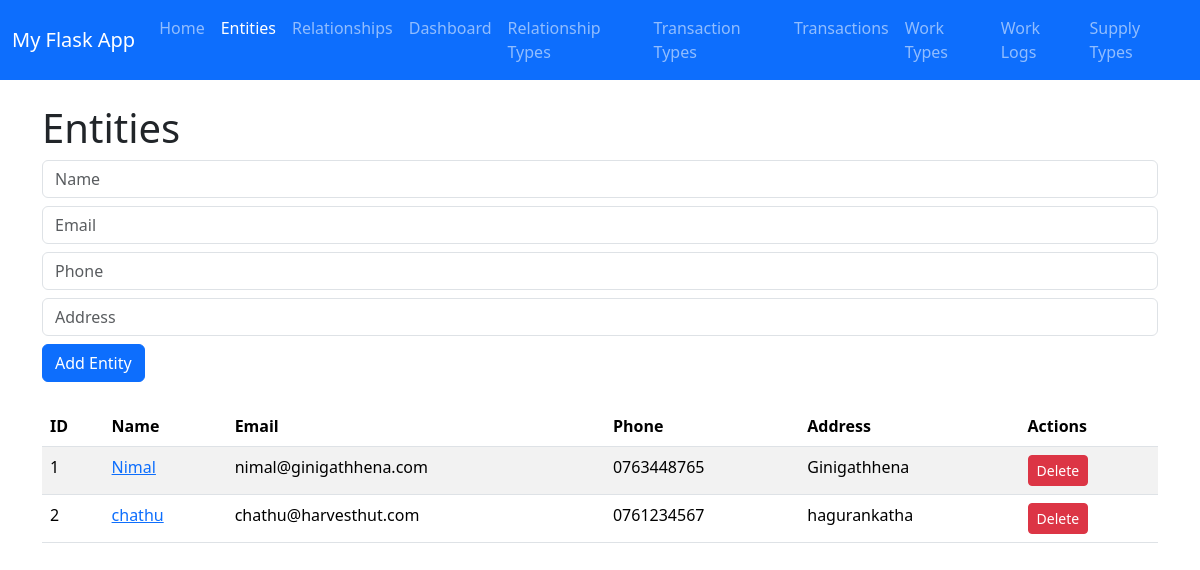
/entities, run on an earlier commit of the app's database.
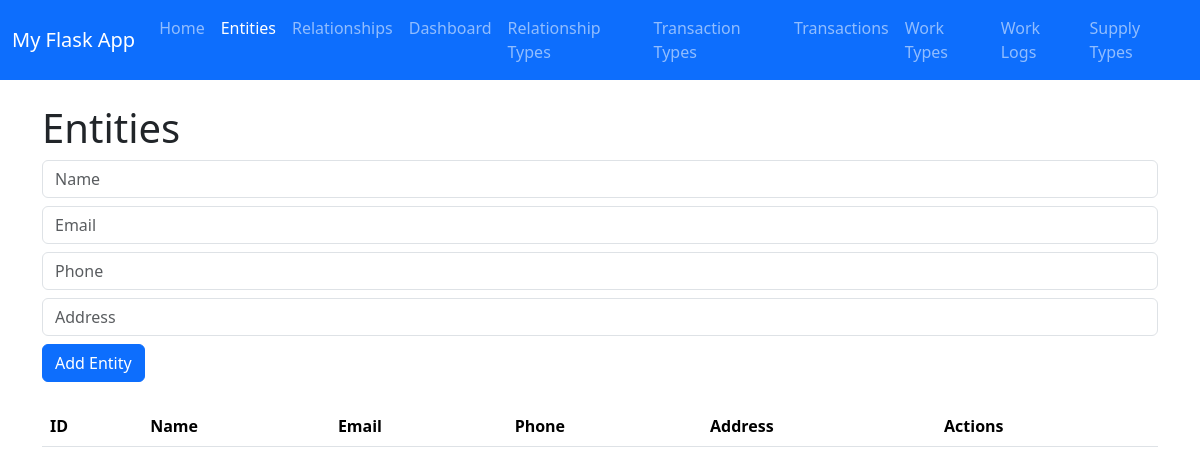
And on a later commit of the database.
### app.py (models this page shows, shortened)
class Entity(db.Model):
    id = db.Column(db.Integer, primary_key=True)  # Unique ID
    name = db.Column(db.String(100), nullable=False)
    email = db.Column(db.String(120), nullable=False, unique=True)
    phone = db.Column(db.String(20), nullable=False)
    address = db.Column(db.String(200), nullable=True)  # New attribut

### app.py (the view)
@app.route("/entities")
def entities():
    all_entities = Entity.query.all()
    return render_template("entities.html", title="Entities", entities=all_entities)

### templates/entities.html (shortened to what this page needs)
{% extends "base.html" %}
{% block content %}
<h1>Entities</h1>
<form method="POST" action="{{ url_for('add_entity') }}" class="mb-4">
    <div class="mb-2">
        <input type="text" name="name" placeholder="Name" class="form-control" required>
    </div>
    <div class="mb-2">
        <input type="email" name="email" placeholder="Email" class="form-control" required>
    </div>
    <div class="mb-2">
        <input type="text" name="phone" placeholder="Phone" class="form-control" required>
    </div>
    <div class="mb-2">
        <input type="text" name="address" placeholder="Address" class="form-control">
    </div>
    <button type="submit" class="btn btn-primary">Add Entity</button>
</form>
<table class="table table-striped">
    <thead>
        <tr>
            <th>ID</th>
            <th>Name</th>
            <th>Email</th>
            <th>Phone</th>
            <th>Address</th>
            <th>Actions</th>
        </tr>
    </thead>
    <tbody>
        {% for entity in entities %}
        <tr>
            <td>{{ entity.id }}</td>
            <td>
                <a href="{{ url_for('entity_info', entity_id=entity.id) }}">
                {{ entity.name }}
              </a>
            </td>
            <td>{{ entity.email }}</td>
            <td>{{ entity.phone }}</td>
            <td>{{ entity.address }}</td>
            <td>
                <button class="btn btn-danger btn-sm delete-entity-btn" data-id="{{ entity.id }}">Delete</button>
            </td>
        </tr>
        {% endfor %}
    </tbody>
</table>
{% endblock %}

What changed in the data, as far as the page shows it:
removed Entity: id "1", name "Nimal", email "nimal@ginigathhena.com", phone "0763448765", address "Ginigathhena"
removed Entity: id "2", name "chathu", email "chathu@harvesthut.com", phone "0761234567", address "hagurankatha"
